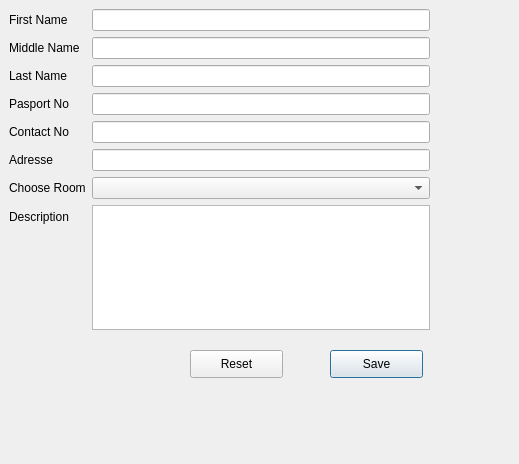
<?xml version="1.0" encoding="UTF-8"?>
<ui version="4.0">
 <class>RegistreClient</class>
 <widget class="QDialog" name="RegistreClient">
  <property name="geometry">
   <rect>
    <x>0</x>
    <y>0</y>
    <width>519</width>
    <height>464</height>
   </rect>
  </property>
  <property name="maximumSize">
   <size>
    <width>600</width>
    <height>500</height>
   </size>
  </property>
  <property name="windowTitle">
   <string>Registre Client</string>
  </property>
  <widget class="QWidget" name="formLayoutWidget">
   <property name="geometry">
    <rect>
     <x>9</x>
     <y>9</y>
     <width>421</width>
     <height>321</height>
    </rect>
   </property>
   <layout class="QFormLayout" name="formLayout">
    <item row="0" column="0">
     <widget class="QLabel" name="label">
      <property name="text">
       <string>First Name</string>
      </property>
     </widget>
    </item>
    <item row="0" column="1">
     <widget class="QLineEdit" name="txtFirstName"/>
    </item>
    <item row="1" column="0">
     <widget class="QLabel" name="label_2">
      <property name="text">
       <string>Middle Name</string>
      </property>
     </widget>
    </item>
    <item row="1" column="1">
     <widget class="QLineEdit" name="txtMiddleName"/>
    </item>
    <item row="2" column="0">
     <widget class="QLabel" name="label_3">
      <property name="text">
       <string>Last Name</string>
      </property>
     </widget>
    </item>
    <item row="2" column="1">
     <widget class="QLineEdit" name="txtLastName"/>
    </item>
    <item row="3" column="0">
     <widget class="QLabel" name="label_4">
      <property name="text">
       <string>Pasport No</string>
      </property>
     </widget>
    </item>
    <item row="3" column="1">
     <widget class="QLineEdit" name="txtPasportNo"/>
    </item>
    <item row="4" column="0">
     <widget class="QLabel" name="label_5">
      <property name="text">
       <string>Contact No</string>
      </property>
     </widget>
    </item>
    <item row="4" column="1">
     <widget class="QLineEdit" name="txtContactNo"/>
    </item>
    <item row="5" column="0">
     <widget class="QLabel" name="label_7">
      <property name="text">
       <string>Adresse</string>
      </property>
     </widget>
    </item>
    <item row="5" column="1">
     <widget class="QLineEdit" name="txtAdresse"/>
    </item>
    <item row="6" column="0">
     <widget class="QLabel" name="label_6">
      <property name="text">
       <string>Choose Room</string>
      </property>
     </widget>
    </item>
    <item row="6" column="1">
     <widget class="QComboBox" name="cmbChooseRoom"/>
    </item>
    <item row="7" column="0">
     <widget class="QLabel" name="label_8">
      <property name="text">
       <string>Description</string>
      </property>
     </widget>
    </item>
    <item row="7" column="1">
     <widget class="QTextEdit" name="txtDescrition"/>
    </item>
   </layout>
  </widget>
  <widget class="QPushButton" name="btnSave">
   <property name="geometry">
    <rect>
     <x>330</x>
     <y>350</y>
     <width>93</width>
     <height>28</height>
    </rect>
   </property>
   <property name="text">
    <string>Save</string>
   </property>
  </widget>
  <widget class="QPushButton" name="btnReset">
   <property name="geometry">
    <rect>
     <x>190</x>
     <y>350</y>
     <width>93</width>
     <height>28</height>
    </rect>
   </property>
   <property name="text">
    <string>Reset</string>
   </property>
  </widget>
 </widget>
 <resources/>
 <connections/>
</ui>
